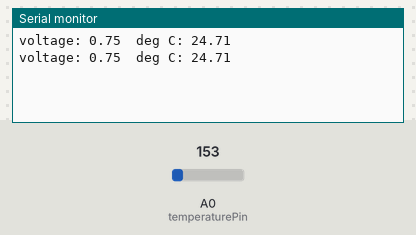
This sketch was run on a simulated Arduino Uno, built with avr-gcc and run on an emulated ATmega328P. Shown: the last lines printed to the serial monitor. The test bench sets the inputs (shaded band); at power-on: A0 (temperaturePin) = 153.

Above: at 1.8 s.
1.9 s: A0 (temperaturePin) set to 165
At 2.4 s:
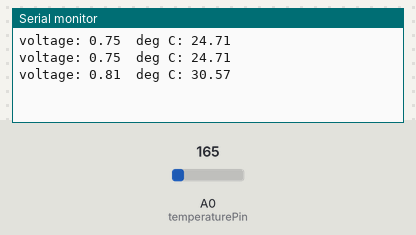
3.4 s: A0 (temperaturePin) set to 175
At 4.8 s:
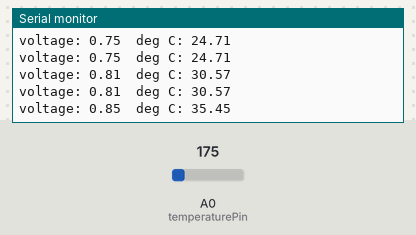
Timing chart, 0 to 6.4 s (numbered marks = the images above; inputs shaded):
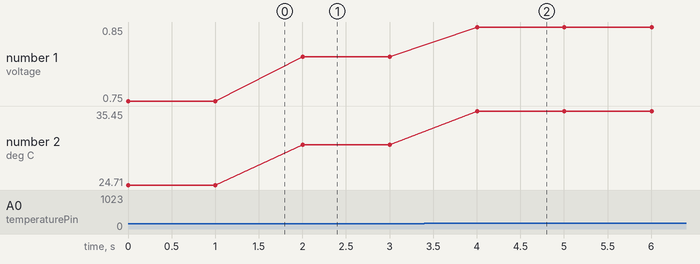

Measured:
- after the input at 1.9 s, the serial monitor: prints a new line after 0.10 s (image 1)
- after the input at 3.4 s, the serial monitor: prints a new line after 0.60 s (image 2)
- plotted number 1: 0.75 → 0.81 after the input at 1.9 s, 0.81 → 0.85 after the input at 3.4 s
- plotted number 2: 24.71 → 30.57 after the input at 1.9 s, 30.57 → 35.45 after the input at 3.4 s

The sketch:

TemperatureSensor.ino
```cpp
// We'll use analog input 0 to measure the temperature sensor's signal pin.
const int temperaturePin = 0;

void setup()
{
  //Set Arduino's serial port speed
  Serial.begin(9600);
}


void loop()
{

  float voltage = analogRead(temperaturePin) * 0.004882814;

  float degreesC = (voltage - 0.5) * 100.0;

  Serial.print("voltage: ");
  Serial.print(voltage);
  Serial.print("  deg C: ");
  Serial.println(degreesC);

  delay(1000); // repeat once per second (change as you wish!)
}
```
